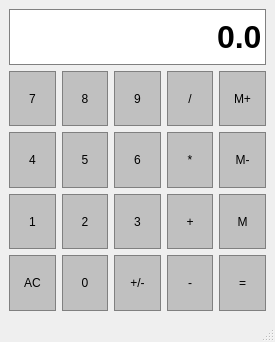
<?xml version="1.0" encoding="UTF-8"?>
<ui version="4.0">
 <class>Calculator</class>
 <widget class="QMainWindow" name="Calculator">
  <property name="geometry">
   <rect>
    <x>0</x>
    <y>0</y>
    <width>275</width>
    <height>342</height>
   </rect>
  </property>
  <property name="windowTitle">
   <string>Calculator</string>
  </property>
  <widget class="QWidget" name="centralwidget">
   <layout class="QGridLayout" name="gridLayout">
    <item row="3" column="1">
     <widget class="QPushButton" name="Button5">
      <property name="sizePolicy">
       <sizepolicy hsizetype="Preferred" vsizetype="Preferred">
        <horstretch>0</horstretch>
        <verstretch>0</verstretch>
       </sizepolicy>
      </property>
      <property name="styleSheet">
       <string notr="true">QPushButton {
	background-color: #C0C0C0;
	border: 1px solid gray;
	padding: 5px;
}
QPushButton:pressed {
	background-color: #A1A1A1;
	border: 1px solid gray;
	padding: 5px;
}</string>
      </property>
      <property name="text">
       <string>5</string>
      </property>
     </widget>
    </item>
    <item row="3" column="4">
     <widget class="QPushButton" name="Mminus">
      <property name="sizePolicy">
       <sizepolicy hsizetype="Preferred" vsizetype="Preferred">
        <horstretch>0</horstretch>
        <verstretch>0</verstretch>
       </sizepolicy>
      </property>
      <property name="styleSheet">
       <string notr="true">QPushButton {
	background-color: #C0C0C0;
	border: 1px solid gray;
	padding: 5px;
}
QPushButton:pressed {
	background-color: #A1A1A1;
	border: 1px solid gray;
	padding: 5px;
}</string>
      </property>
      <property name="text">
       <string>M-</string>
      </property>
     </widget>
    </item>
    <item row="4" column="3">
     <widget class="QPushButton" name="BPlus">
      <property name="sizePolicy">
       <sizepolicy hsizetype="Preferred" vsizetype="Preferred">
        <horstretch>0</horstretch>
        <verstretch>0</verstretch>
       </sizepolicy>
      </property>
      <property name="styleSheet">
       <string notr="true">QPushButton {
	background-color: #C0C0C0;
	border: 1px solid gray;
	padding: 5px;
}
QPushButton:pressed {
	background-color: #A1A1A1;
	border: 1px solid gray;
	padding: 5px;
}</string>
      </property>
      <property name="text">
       <string>+</string>
      </property>
     </widget>
    </item>
    <item row="4" column="0">
     <widget class="QPushButton" name="Button1">
      <property name="sizePolicy">
       <sizepolicy hsizetype="Preferred" vsizetype="Preferred">
        <horstretch>0</horstretch>
        <verstretch>0</verstretch>
       </sizepolicy>
      </property>
      <property name="styleSheet">
       <string notr="true">QPushButton {
	background-color: #C0C0C0;
	border: 1px solid gray;
	padding: 5px;
}
QPushButton:pressed {
	background-color: #A1A1A1;
	border: 1px solid gray;
	padding: 5px;
}</string>
      </property>
      <property name="text">
       <string>1</string>
      </property>
     </widget>
    </item>
    <item row="4" column="1">
     <widget class="QPushButton" name="Button2">
      <property name="sizePolicy">
       <sizepolicy hsizetype="Preferred" vsizetype="Preferred">
        <horstretch>0</horstretch>
        <verstretch>0</verstretch>
       </sizepolicy>
      </property>
      <property name="styleSheet">
       <string notr="true">QPushButton {
	background-color: #C0C0C0;
	border: 1px solid gray;
	padding: 5px;
}
QPushButton:pressed {
	background-color: #A1A1A1;
	border: 1px solid gray;
	padding: 5px;
}</string>
      </property>
      <property name="text">
       <string>2</string>
      </property>
     </widget>
    </item>
    <item row="2" column="1">
     <widget class="QPushButton" name="Button8">
      <property name="sizePolicy">
       <sizepolicy hsizetype="Preferred" vsizetype="Preferred">
        <horstretch>0</horstretch>
        <verstretch>0</verstretch>
       </sizepolicy>
      </property>
      <property name="styleSheet">
       <string notr="true">QPushButton {
	background-color: #C0C0C0;
	border: 1px solid gray;
	padding: 5px;
}
QPushButton:pressed {
	background-color: #A1A1A1;
	border: 1px solid gray;
	padding: 5px;
}</string>
      </property>
      <property name="text">
       <string>8</string>
      </property>
     </widget>
    </item>
    <item row="2" column="2">
     <widget class="QPushButton" name="Button9">
      <property name="sizePolicy">
       <sizepolicy hsizetype="Preferred" vsizetype="Preferred">
        <horstretch>0</horstretch>
        <verstretch>0</verstretch>
       </sizepolicy>
      </property>
      <property name="styleSheet">
       <string notr="true">QPushButton {
	background-color: #C0C0C0;
	border: 1px solid gray;
	padding: 5px;
}
QPushButton:pressed {
	background-color: #A1A1A1;
	border: 1px solid gray;
	padding: 5px;
}</string>
      </property>
      <property name="text">
       <string>9</string>
      </property>
     </widget>
    </item>
    <item row="2" column="3">
     <widget class="QPushButton" name="BDivide">
      <property name="sizePolicy">
       <sizepolicy hsizetype="Preferred" vsizetype="Preferred">
        <horstretch>0</horstretch>
        <verstretch>0</verstretch>
       </sizepolicy>
      </property>
      <property name="styleSheet">
       <string notr="true">QPushButton {
	background-color: #C0C0C0;
	border: 1px solid gray;
	padding: 5px;
}
QPushButton:pressed {
	background-color: #A1A1A1;
	border: 1px solid gray;
	padding: 5px;
}</string>
      </property>
      <property name="text">
       <string>/</string>
      </property>
     </widget>
    </item>
    <item row="2" column="0">
     <widget class="QPushButton" name="Button7">
      <property name="sizePolicy">
       <sizepolicy hsizetype="Preferred" vsizetype="Preferred">
        <horstretch>0</horstretch>
        <verstretch>0</verstretch>
       </sizepolicy>
      </property>
      <property name="styleSheet">
       <string notr="true">QPushButton {
	background-color: #C0C0C0;
	border: 1px solid gray;
	padding: 5px;
}
QPushButton:pressed {
	background-color: #A1A1A1;
	border: 1px solid gray;
	padding: 5px;
}</string>
      </property>
      <property name="text">
       <string>7</string>
      </property>
     </widget>
    </item>
    <item row="3" column="2">
     <widget class="QPushButton" name="Button6">
      <property name="sizePolicy">
       <sizepolicy hsizetype="Preferred" vsizetype="Preferred">
        <horstretch>0</horstretch>
        <verstretch>0</verstretch>
       </sizepolicy>
      </property>
      <property name="styleSheet">
       <string notr="true">QPushButton {
	background-color: #C0C0C0;
	border: 1px solid gray;
	padding: 5px;
}
QPushButton:pressed {
	background-color: #A1A1A1;
	border: 1px solid gray;
	padding: 5px;
}</string>
      </property>
      <property name="text">
       <string>6</string>
      </property>
     </widget>
    </item>
    <item row="4" column="2">
     <widget class="QPushButton" name="Button3">
      <property name="sizePolicy">
       <sizepolicy hsizetype="Preferred" vsizetype="Preferred">
        <horstretch>0</horstretch>
        <verstretch>0</verstretch>
       </sizepolicy>
      </property>
      <property name="styleSheet">
       <string notr="true">QPushButton {
	background-color: #C0C0C0;
	border: 1px solid gray;
	padding: 5px;
}
QPushButton:pressed {
	background-color: #A1A1A1;
	border: 1px solid gray;
	padding: 5px;
}</string>
      </property>
      <property name="text">
       <string>3</string>
      </property>
     </widget>
    </item>
    <item row="4" column="4">
     <widget class="QPushButton" name="M">
      <property name="sizePolicy">
       <sizepolicy hsizetype="Preferred" vsizetype="Preferred">
        <horstretch>0</horstretch>
        <verstretch>0</verstretch>
       </sizepolicy>
      </property>
      <property name="styleSheet">
       <string notr="true">QPushButton {
	background-color: #C0C0C0;
	border: 1px solid gray;
	padding: 5px;
}
QPushButton:pressed {
	background-color: #A1A1A1;
	border: 1px solid gray;
	padding: 5px;
}</string>
      </property>
      <property name="text">
       <string>M</string>
      </property>
     </widget>
    </item>
    <item row="3" column="3">
     <widget class="QPushButton" name="BMultiply">
      <property name="sizePolicy">
       <sizepolicy hsizetype="Preferred" vsizetype="Preferred">
        <horstretch>0</horstretch>
        <verstretch>0</verstretch>
       </sizepolicy>
      </property>
      <property name="styleSheet">
       <string notr="true">QPushButton {
	background-color: #C0C0C0;
	border: 1px solid gray;
	padding: 5px;
}
QPushButton:pressed {
	background-color: #A1A1A1;
	border: 1px solid gray;
	padding: 5px;
}</string>
      </property>
      <property name="text">
       <string>*</string>
      </property>
     </widget>
    </item>
    <item row="3" column="0">
     <widget class="QPushButton" name="Button4">
      <property name="sizePolicy">
       <sizepolicy hsizetype="Preferred" vsizetype="Preferred">
        <horstretch>0</horstretch>
        <verstretch>0</verstretch>
       </sizepolicy>
      </property>
      <property name="styleSheet">
       <string notr="true">QPushButton {
	background-color: #C0C0C0;
	border: 1px solid gray;
	padding: 5px;
}
QPushButton:pressed {
	background-color: #A1A1A1;
	border: 1px solid gray;
	padding: 5px;
}</string>
      </property>
      <property name="text">
       <string>4</string>
      </property>
     </widget>
    </item>
    <item row="2" column="4">
     <widget class="QPushButton" name="Mplus">
      <property name="sizePolicy">
       <sizepolicy hsizetype="Preferred" vsizetype="Preferred">
        <horstretch>0</horstretch>
        <verstretch>0</verstretch>
       </sizepolicy>
      </property>
      <property name="styleSheet">
       <string notr="true">QPushButton {
	background-color: #C0C0C0;
	border: 1px solid gray;
	padding: 5px;
}
QPushButton:pressed {
	background-color: #A1A1A1;
	border: 1px solid gray;
	padding: 5px;
}</string>
      </property>
      <property name="text">
       <string>M+</string>
      </property>
     </widget>
    </item>
    <item row="5" column="0">
     <widget class="QPushButton" name="AC">
      <property name="sizePolicy">
       <sizepolicy hsizetype="Preferred" vsizetype="Preferred">
        <horstretch>0</horstretch>
        <verstretch>0</verstretch>
       </sizepolicy>
      </property>
      <property name="styleSheet">
       <string notr="true">QPushButton {
	background-color: #C0C0C0;
	border: 1px solid gray;
	padding: 5px;
}
QPushButton:pressed {
	background-color: #A1A1A1;
	border: 1px solid gray;
	padding: 5px;
}</string>
      </property>
      <property name="text">
       <string>AC</string>
      </property>
     </widget>
    </item>
    <item row="5" column="1">
     <widget class="QPushButton" name="Button0">
      <property name="sizePolicy">
       <sizepolicy hsizetype="Preferred" vsizetype="Preferred">
        <horstretch>0</horstretch>
        <verstretch>0</verstretch>
       </sizepolicy>
      </property>
      <property name="styleSheet">
       <string notr="true">QPushButton {
	background-color: #C0C0C0;
	border: 1px solid gray;
	padding: 5px;
}
QPushButton:pressed {
	background-color: #A1A1A1;
	border: 1px solid gray;
	padding: 5px;
}</string>
      </property>
      <property name="text">
       <string>0</string>
      </property>
     </widget>
    </item>
    <item row="5" column="2">
     <widget class="QPushButton" name="PM">
      <property name="sizePolicy">
       <sizepolicy hsizetype="Preferred" vsizetype="Preferred">
        <horstretch>0</horstretch>
        <verstretch>0</verstretch>
       </sizepolicy>
      </property>
      <property name="styleSheet">
       <string notr="true">QPushButton {
	background-color: #C0C0C0;
	border: 1px solid gray;
	padding: 5px;
}
QPushButton:pressed {
	background-color: #A1A1A1;
	border: 1px solid gray;
	padding: 5px;
}</string>
      </property>
      <property name="text">
       <string>+/-</string>
      </property>
     </widget>
    </item>
    <item row="5" column="3">
     <widget class="QPushButton" name="BMinus">
      <property name="sizePolicy">
       <sizepolicy hsizetype="Preferred" vsizetype="Preferred">
        <horstretch>0</horstretch>
        <verstretch>0</verstretch>
       </sizepolicy>
      </property>
      <property name="styleSheet">
       <string notr="true">QPushButton {
	background-color: #C0C0C0;
	border: 1px solid gray;
	padding: 5px;
}
QPushButton:pressed {
	background-color: #A1A1A1;
	border: 1px solid gray;
	padding: 5px;
}</string>
      </property>
      <property name="text">
       <string>-</string>
      </property>
     </widget>
    </item>
    <item row="5" column="4">
     <widget class="QPushButton" name="BEqual">
      <property name="sizePolicy">
       <sizepolicy hsizetype="Preferred" vsizetype="Preferred">
        <horstretch>0</horstretch>
        <verstretch>0</verstretch>
       </sizepolicy>
      </property>
      <property name="styleSheet">
       <string notr="true">QPushButton {
	background-color: #C0C0C0;
	border: 1px solid gray;
	padding: 5px;
}
QPushButton:pressed {
	background-color: #A1A1A1;
	border: 1px solid gray;
	padding: 5px;
}</string>
      </property>
      <property name="text">
       <string>=</string>
      </property>
     </widget>
    </item>
    <item row="1" column="0" colspan="5">
     <widget class="QLineEdit" name="screen">
      <property name="sizePolicy">
       <sizepolicy hsizetype="Preferred" vsizetype="Preferred">
        <horstretch>0</horstretch>
        <verstretch>0</verstretch>
       </sizepolicy>
      </property>
      <property name="font">
       <font>
        <family>Arial</family>
        <pointsize>24</pointsize>
        <bold>true</bold>
       </font>
      </property>
      <property name="styleSheet">
       <string notr="true">QLineEdit {
	background-color: white;
	border: 1px solid gray;
	color: #000000;
}
QPushButton:pressed {
	background-color: #A1A1A1;
	border: 1px solid gray;
	padding: 5px;
}</string>
      </property>
      <property name="inputMask">
       <string/>
      </property>
      <property name="text">
       <string>0.0</string>
      </property>
      <property name="alignment">
       <set>Qt::AlignRight|Qt::AlignTrailing|Qt::AlignVCenter</set>
      </property>
     </widget>
    </item>
   </layout>
  </widget>
  <widget class="QMenuBar" name="menubar">
   <property name="geometry">
    <rect>
     <x>0</x>
     <y>0</y>
     <width>275</width>
     <height>21</height>
    </rect>
   </property>
  </widget>
  <widget class="QStatusBar" name="statusbar"/>
 </widget>
 <resources/>
 <connections/>
</ui>
